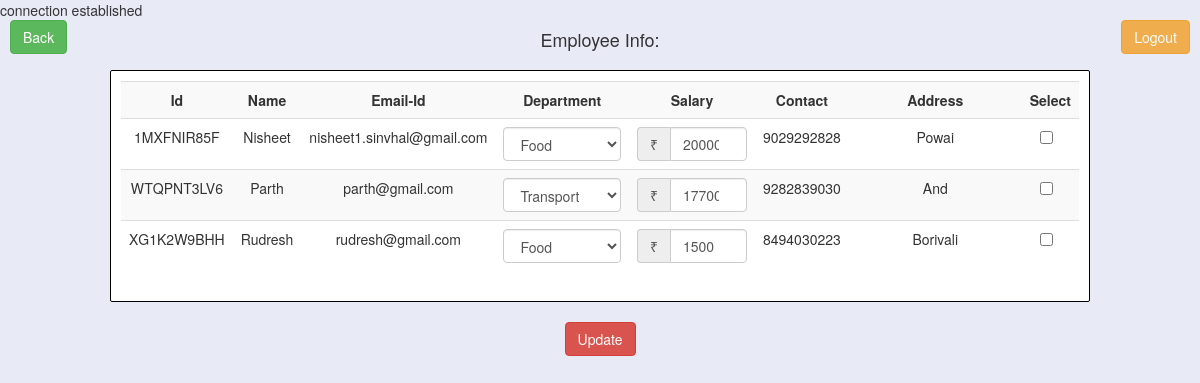
The page /editemployee.php on the database its author committed.
### tables this page shows
CREATE TABLE `employee` (
  `emp_id` char(10) NOT NULL,
  `emp_name` varchar(50) NOT NULL,
  `email` text NOT NULL,
  `department` varchar(25) DEFAULT 'Unassigned',
  `salary` double DEFAULT NULL,
  `contact` bigint(10) NOT NULL,
  `address` varchar(100) NOT NULL,
  `password` char(64) NOT NULL
);

### editemployee.php (the view, shortened to what this page needs)
<?php
require_once('connect.php');
?>
<html>
<head>
   <link rel="stylesheet" type="text/css" href="bootstrap.min.css"/>
   <link rel="stylesheet" type="text/css" href="styles.css">
</head>
<body>
   <span class="rightFlex" id="log-out">
      <a href="logout.php" role="button" class="btn btn-warning">Logout</a>
   </span>
   <span class="leftFlex" id="go-back">
   <a href="manager.php" role="button" class="btn btn-success">Back</a>
   </span>
   <h4 class="centerFlex">Employee Info:</h4>
   <form method="post" action="editemployee.php">
      <div class="centerFlex">
         <div class="frm-wel">
            <?php
               $query="SELECT emp_id,emp_name,email,department,salary,contact,address FROM employee WHERE NOT emp_id='THEMANAGER'";
               $response=@mysqli_query($dbc,$query);
               if(mysqli_num_rows($response)==0)
               {
                  echo '<span class="text-center">No Employees Currently!</span>';
               }
               else
               {
                  echo '<table cellspacing="5" class="table table-striped tble" cellpadding="10">
                  <tr>
                  <th class="text-center">Id</th>
                  <th class="text-center">Name</th>
                  <th class="text-center">Email-Id</th>
                  <th class="text-center">Department</th>
                  <th class="text-center">Salary</th>
                  <th class="text-center">Contact</th>
                  <th class="text-center col-md-3">Address</th>
                  <th class=text-center>Select</th>
                  </tr>';
                  while($row=mysqli_fetch_array($response))
                  {
                     echo '<tr>
                     <td class="text-center">'.$row['emp_id'].'</td>
                     <td class="text-center">'.$row['emp_name'].'</td>
                     <td class="text-center">'.$row['email'].'</td>
                     <td class="text-center col-md-2">';
                     echo '<select name="department['.$row['emp_id'].'][]" class="form-control"><option>'.$row['department'].'
                     <option>Food</option><option>Transport</option></select></td>
                     <td class="text-center col-md-2">
                    <span class="input-group">
                    <span class="input-group-addon">₹</span>
                    <input type="number" step="100" min="0.00" class="form-control" value="'.$row['salary'].'"
                     name="salary['.$row['emp_id'].'][]" placeholder="Salary">
                    </span></td>
                     <td class="text-center">'.$row['contact'].'</td>
                     <td class="text-center">'.$row['address'].'</td>
                     <td class="text-center">
                     <label class="checkbox-inline"><input type="checkbox" name="check_list['.$row['emp_id'].']" value="'.$row['emp_id'].'"></label>
                     </td>
                     </tr>';
                  }
                  echo '</table>';
               }
            ?>
         </div>
      </div>
      <div class="centerFlex"><input class="btn btn-danger" type="submit" value="Update" name="update"></div>
   </form>
</body>
</html>

### styles.css (style rules this page uses)
body { box-sizing: border-box; background-color: #E8EAF6; }
.centerFlex { align-items: center; display: flex; justify-content: center; }
.rightFlex { align-items: right; display: flex; justify-content: right; }
.leftFlex { align-items: left; display: flex; justify-content: left; }
div { margin: 0px 50px 0px 50px; padding: 10px; }
.frm-wel { background-color: white; border: 1px solid black; border-radius: 2px; padding: 10px; color: black; }
.tble { font-size: 14px; background-color: white; padding-left: -25px; padding-right: -25px; }
#log-out { position: relative; }
#log-out a { position: absolute; top: 0px; right: 10px; }
#go-back { position: relative; }
#go-back a { position: absolute; top: 0px; left: 10px; }

### rows shown on the page
employee: emp_id "1MXFNIR85F", emp_name "Nisheet", email "nisheet1.sinvhal@gmail.com", department+emp_id "Food", salary "20000", contact "9029292828", address "Powai"
employee: emp_id "WTQPNT3LV6", emp_name "Parth", email "parth@gmail.com", department+emp_id "Transport", salary "17700", contact "9282839030", address "And"
employee: emp_id "XG1K2W9BHH", emp_name "Rudresh", email "rudresh@gmail.com", department+emp_id "Food", salary "1500", contact "8494030223", address "Borivali"
